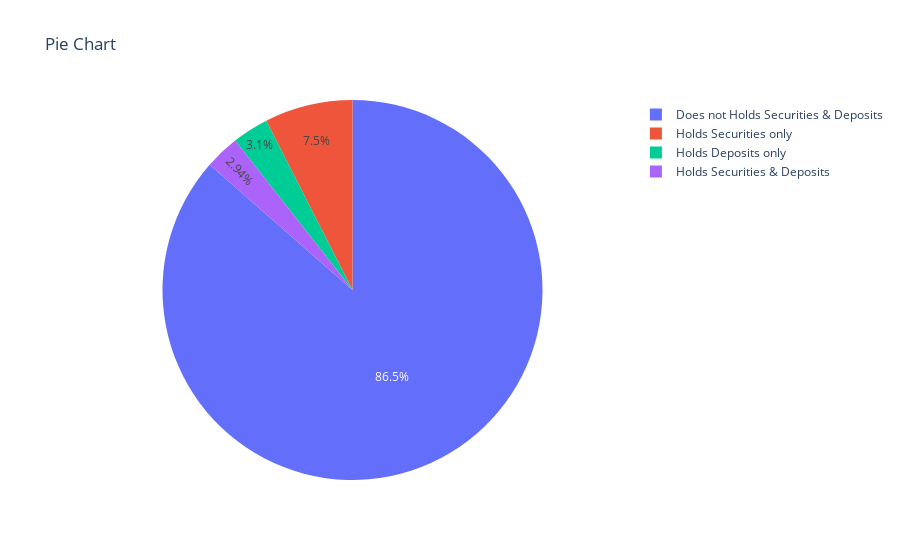

The cell this chart's notebook holds for it:
### Code cell
px.pie(data, values= values, names= values.index, title ='Pie Chart')

### Figure 1 — Plotly figure (JSON) as saved in the notebook; plotly's stock layout.template omitted (floating-point values rounded to 4 significant figures)
{"data": [{"domain": {"x": [0, 1], "y": [0, 1]}, "hovertemplate": "label=%{label}<br>value=%{value}<extra></extra>", "labels": ["Does not Holds Securities & Deposits", "Holds Securities only", "Holds Deposits only", "Holds Securities & Deposits"], "legendgroup": "", "name": "", "showlegend": true, "type": "pie", "values": [4323, 375, 155, 147]}], "layout": {"legend": {"tracegroupgap": 0}, "title": {"text": "Pie Chart"}}}
